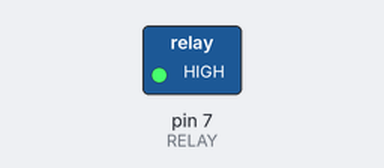
A sketch run on a simulated Arduino Uno, built with avr-gcc and run on an emulated ATmega328P. On the bench: switched loads named in the sketch (green lamp = pin HIGH). Dashed ring = blinking.

Above: at 0.05 s.
Timing chart, 0 to 3.0 s (numbered marks = the images above):
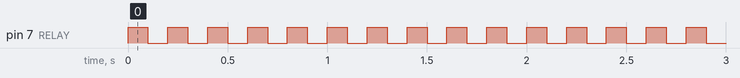

Measured:
- by itself, pin 7 (RELAY): alternates HIGH for 0.10 s and LOW for 0.10 s

The sketch:

RELAY.ino
```cpp
//*******************************************************************************
// Project : RELAY for led / 릴레이 전원을 사용한 led on/off
// Board : Arduino Uno
//*******************************************************************************

#define RELAY 7 //데이터 핀 번호

void setup()
{
  // set pin modes
  pinMode(RELAY, OUTPUT);    //핀모드
}

void loop()
{
  digitalWrite(RELAY,HIGH); // led on
  delay(100);  // on & off 속도
  digitalWrite(RELAY,LOW);  // led off
  delay(100);


}
```
